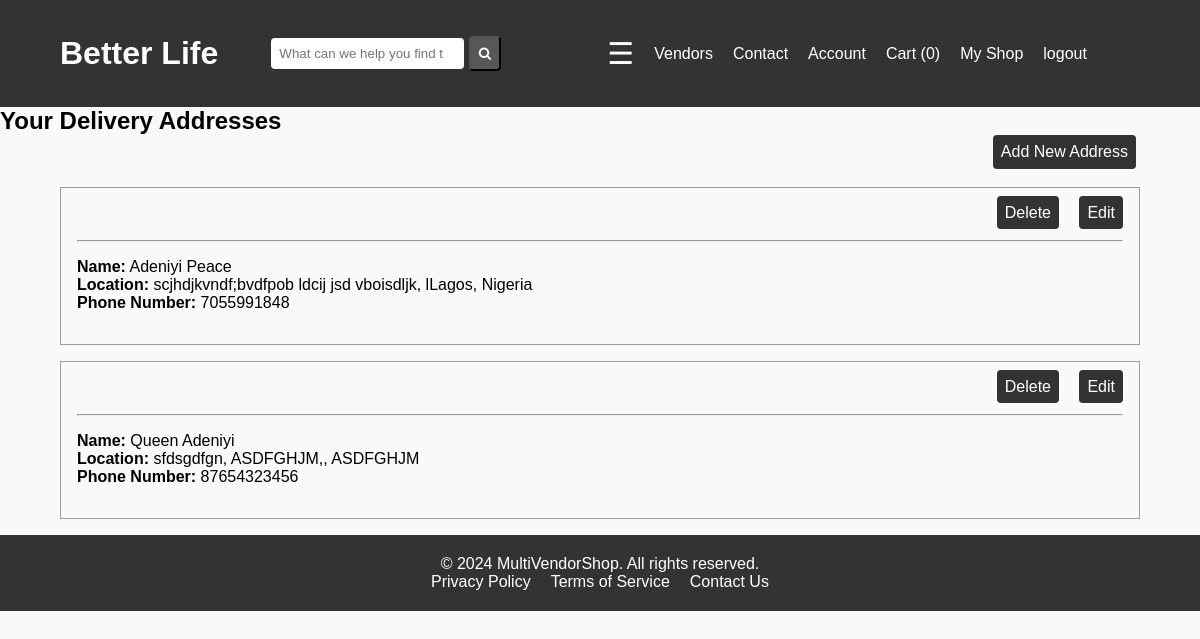
Page /dashboard/my-address/ (signed in) on the committed database.
### dashboard/models.py (models this page shows)
class Address(models.Model):
    user = models.ForeignKey(CustomUser, on_delete=models.CASCADE, related_name="address")
    first_name = models.CharField(max_length=50, null=True)
    last_name = models.CharField(max_length=50, null=True)
    city = models.CharField( max_length=100)
    state = models.CharField( max_length=100)
    country = models.CharField( max_length=100)
    phone_number = models.IntegerField()

### dashboard/views.py (the view)
# urls.py: path("my-address/", views.UserAddressView.as_view(), name="my_address"),
class UserAddressView(LoginRequiredMixin, View):
    def get(self, request):
        return render(request, "dashboard/my_address.html")

### cart/cart.py (called while the page is built)
    def __len__(self):
        return sum(int(item["quantity"] )for item in self.cart.values())

### store/context_processors.py (called while the page is built)
def recently_viewed(request):
    return {"recently_viewed":RecentlyViewed(request)}

### store/templatetags/menu.py (called while the page is built)
@register.inclusion_tag("menu_items.html")
def menu_items():
    categories = Category.objects.all().order_by("category").values()
    return { "categories":categories }

@register.simple_tag(takes_context=True)
def cart_number(context):
    request = context.get("request")
    cart = Cart(request)
    return len(cart)

### dashboard/templates/dashboard/my_address.html (shortened to what this page needs)
{% extends "base.html" %}
{% load static %}
{% block styles %}<link rel="stylesheet" href="{% static "dashboard/my_address.css" %}">{% endblock styles %}
{% block contents %}
    <div class="saved-address">
        <h2>Your Delivery Addresses</h2>
        <a href="{% url "add_address"  %}" class="add_address">Add New Address</a>
        <br>
        <br>
        {% for address in request.user.address.all  %}
        <div class="my-address">
            <div class="update-address">
                <a href="">Delete</a>
                <a href="{% url "edit_address" address.id %}">Edit</a>
            </div>
            <br>
            <hr>
            <div class="address-details">
                <p><strong>Name:</strong> {{address.last_name}} {{address.first_name}}
                <p><strong>Location:</strong> {{address.city}}, {{address.state}}, {{address.country}}</p>
                <p><strong>Phone Number:</strong> {{address.phone_number}}</p>
            </div>
        </div>
        {% endfor %}
    </div>
{% endblock contents %}

### static/css/style.css (style rules this page uses)
* { margin: 0; padding: 0; box-sizing: border-box; }
body { font-family: Arial, sans-serif; background-color: #f9f9f9; }

### dashboard/static/dashboard/my_address.css (style rules this page uses)
.my-address { width: 90%; margin: 1rem auto; border: 1px solid rgb(158, 158, 158); padding: 1rem; }
.add_address { position: absolute; right: 4rem; text-decoration: none; padding: .5rem; background-color: #333; color: white; border-radius: 4px; }
.update-address { text-align: right; }
.update-address a { margin-left: 1rem; margin-bottom: .7rem; text-decoration: none; padding: .5rem; background-color: #333; color: white; border-radius: 4px; }
.address-details { padding: 1rem 0; }

### rows in the picture
Address: last_name "Adeniyi", first_name "Peace", city "scjhdjkvndf;bvdfpob ldcij jsd vboisdljk", state "lLagos", country "Nigeria", phone_number "7055991848"
Address: last_name "Queen", first_name "Adeniyi", city "sfdsgdfgn", state "ASDFGHJM,", country "ASDFGHJM", phone_number "87654323456"
